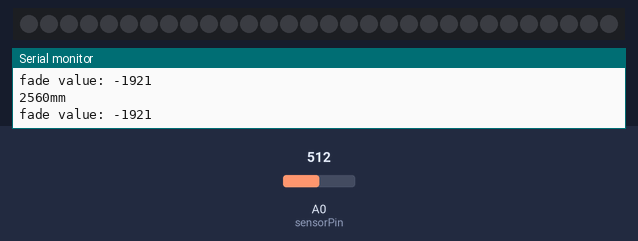
A sketch run on a simulated Arduino Uno, built with avr-gcc and run on an emulated ATmega328P. Parts: 30 RGB LEDs in strip order, left to right, the last lines printed to the serial monitor. Inputs (shaded band) come from the test bench; at power-on: A0 (sensorPin) = 512.

Above: at 1.2 s.
1.3 s: A0 (sensorPin) set to 0
At 2.8 s:
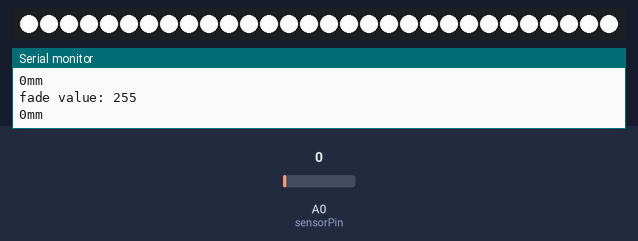
3.2 s: A0 (sensorPin) set to 122
At 4.6 s:
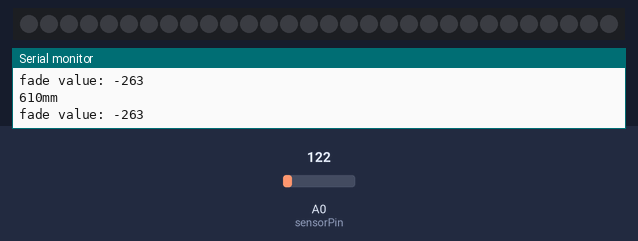
Timing chart, 0 to 6.2 s (numbered marks = the images above; inputs shaded):
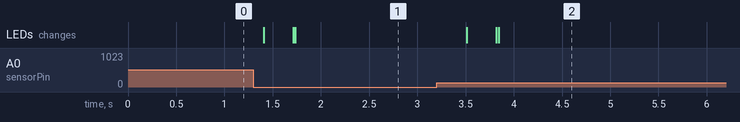

The sketch:

interwoven6.ino
```cpp
#include <Adafruit_NeoPixel.h>
#ifdef _AVR_
  #include <avr/power.h>
#endif

#define PIN 6 //strip pin
const int sensorPin = 0; //ultrasonic pin
int distance1, distance2;
int fadeValue; //brightness of strip

Adafruit_NeoPixel strip = Adafruit_NeoPixel(30, PIN, NEO_GRB + NEO_KHZ800);

void setup() {
  Serial.begin(9600); //start serial monitor
  strip.begin();
//  strip.show(); //initialize all pixels to "off"
}

void loop() {
  distance1 = analogRead(sensorPin)*5; //read sensor distance and convert to mm
  distance2 = 300 - distance1;
  fadeValue = map(distance2, 0, 300, 0, 255); //distance 0-300 brightness 0-255

//  test pixel 1
//  strip.setPixelColor(1,strip.Color(fadeValue, fadeValue, fadeValue));
//  strip.show();

  if (distance1 <= 300) {
    colorWipe(strip.Color(fadeValue, fadeValue, fadeValue), 50);
  } else if (distance1 > 300) {
    colorWipe(strip.Color(0, 0, 0), 50);
  }

  Serial.print(distance1);
  Serial.print("mm");
  Serial.println();
  Serial.print("fade value: ");
  Serial.println(fadeValue);
  delay(10);
}

// Fill the dots one after the other with a color
void colorWipe(uint32_t c, uint8_t wait) {
  for(uint16_t i = 0; i < strip.numPixels(); i++) {
    strip.setPixelColor(i, c);
    strip.show();
    delay(10);
  }
}
```

Measured:
- after the input at 1.3 s, the LEDs: first change after 0.11 s (image 1 shows a later state)
- after the input at 3.2 s, the LEDs: first change after 0.31 s (image 2 shows a later state)
